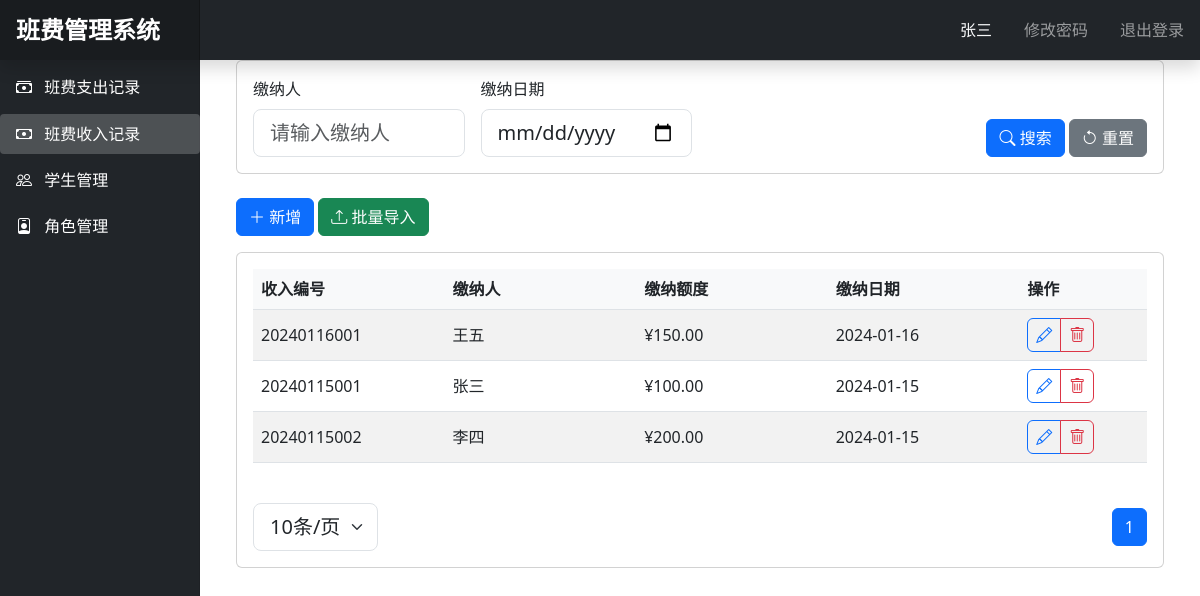
Screenshot of /income (signed in) with the database file from the repository.
### app.py (models this page shows, shortened)
class Student(db.Model):
    id = db.Column(db.Integer, primary_key=True)
    student_no = db.Column(db.String(20), unique=True, nullable=False)
    name = db.Column(db.String(50), nullable=False)
    phone = db.Column(db.String(20), nullable=False)
    email = db.Column(db.String(100), nullable=False)
    role = db.Column(db.String(20), nullable=False)
    status = db.Column(db.String(20), nullable=False, default='启用')
    password_hash = db.Column(db.String(120), nullable=False, default='123456')  # 添加密码字段
    created_at = db.Column(db.DateTime, default=datetime.utcnow)
    is_active = True
    is_authenticated = True
    is_anonymous = False

class Income(db.Model):
    id = db.Column(db.Integer, primary_key=True)
    income_no = db.Column(db.String(20), unique=True, nullable=False)  # 收入编号
    user = db.Column(db.String(50), nullable=False)  # 缴纳人
    amount = db.Column(db.Float, nullable=False)  # 缴纳额度
    date = db.Column(db.Date, nullable=False)  # 缴纳日期

### app.py (the view)
@app.route('/income')
@login_required
def income():
    page = request.args.get('page', 1, type=int)
    per_page = request.args.get('per_page', 10, type=int)
    query = Income.query
    user = request.args.get('user')
    if user:
        query = query.filter(Income.user.like(f'%{user}%'))
    date = request.args.get('date')
    if date:
        query = query.filter(Income.date == datetime.strptime(date, '%Y-%m-%d').date())
    query = query.order_by(Income.date.desc())
    pagination = query.paginate(page=page, per_page=per_page, error_out=False)
    incomes = pagination.items
    return render_template('income.html', incomes=incomes, pagination=pagination)

### app.py (called while the page is built)
@login_manager.user_loader
def load_user(user_id):
    return Student.query.get(int(user_id))

### templates/income.html (shortened to what this page needs)
{% extends "base.html" %}
{% block content %}
    <div class="container-fluid" style="max-width: 1600px; margin: 0 auto;">
        <div class="card mb-4">
            <div class="card-body">
                <form method="GET" class="row g-3 align-items-end">
                    <div class="col-md-3">
                        <label class="form-label fs-6">缴纳人</label>
                        <input type="text" class="form-control form-control-lg" name="user" placeholder="请输入缴纳人"
                               value="{{ request.args.get('user', '') }}">
                    </div>
                    <div class="col-md-3">
                        <label class="form-label fs-6">缴纳日期</label>
                        <input type="date" class="form-control form-control-lg" name="date"
                               value="{{ request.args.get('date', '') }}">
                    </div>
                    <div class="col-md-6 text-end">
                        <button type="submit" class="btn btn-primary">
                            <i class="bi bi-search"></i> 搜索
                        </button>
                        <a href="{{ url_for('income') }}" class="btn btn-secondary">
                            <i class="bi bi-arrow-counterclockwise"></i> 重置
                        </a>
                    </div>
                </form>
            </div>
        </div>
        <div class="mb-3">
            <button class="btn btn-primary" data-bs-toggle="modal" data-bs-target="#addIncomeModal">
                <i class="bi bi-plus-lg"></i> 新增
            </button>
            <button class="btn btn-success" data-bs-toggle="modal" data-bs-target="#importIncomeModal">
                <i class="bi bi-upload"></i> 批量导入
            </button>
        </div>
        <div class="card">
            <div class="card-body">
                <div class="table-responsive">
                    <table class="table table-striped table-hover">
                        <thead>
                        <tr>
                            <th style="width: 15%" class="fs-6">收入编号</th>
                            <th style="width: 15%" class="fs-6">缴纳人</th>
                            <th style="width: 15%" class="fs-6">缴纳额度</th>
                            <th style="width: 15%" class="fs-6">缴纳日期</th>
                            <th style="width: 10%" class="fs-6">操作</th>
                        </tr>
                        </thead>
                        <tbody>
                        {% for income in incomes %}
                            <tr data-id="{{ income.id }}">
                                <td class="text-truncate fs-6" style="max-width: 150px;">{{ income.income_no }}</td>
                                <td class="text-truncate fs-6" style="max-width: 150px;">{{ income.user }}</td>
                                <td class="text-truncate fs-6" style="max-width: 150px;">
                                    ¥{{ "%.2f"|format(income.amount) }}</td>
                                <td class="text-truncate fs-6"
                                    style="max-width: 150px;">{{ income.date.strftime('%Y-%m-%d') }}</td>
                                <td>
                                    <div class="btn-group">
                                        <button class="btn btn-outline-primary" onclick="editIncome({{ income.id }})"
                                                title="编辑">
                                            <i class="bi bi-pencil"></i>
                                        </button>
                                        <button class="btn btn-outline-danger" onclick="deleteIncome({{ income.id }})"
                                                title="删除">
                                            <i class="bi bi-trash"></i>
                                        </button>
                                    </div>
                                </td>
                            </tr>
                        {% endfor %}
                        </tbody>
                    </table>
                </div>
                <nav aria-label="Page navigation" class="mt-4">
                    <div class="d-flex justify-content-between align-items-center">
                        <div>
                            <select class="form-select form-select-lg d-inline-block w-auto"
                                    onchange="changePerPage(this.value)">
                                <option value="10" {% if request.args.get('per_page') == '10' %}selected{% endif %}>
                                    10条/页
                                </option>
                            </select>
                        </div>
                        <ul class="pagination mb-0">
                            {% for page in pagination.iter_pages() %}
                                {% if page %}
                                    <li class="page-item {% if page == pagination.page %}active{% endif %}">
                                        <a class="page-link"
                                           href="{{ url_for('income', page=page, user=request.args.get('user', ''), date=request.args.get('date', ''), per_page=request.args.get('per_page', 10)) }}">{{ page }}</a>
                                    </li>
                                {% else %}
                                    <li class="page-item disabled"><span class="page-link">...</span></li>
                                {% endif %}
                            {% endfor %}
                        </ul>
                    </div>
                </nav>
            </div>
        </div>
    </div>
{% endblock %}

### templates/base.html (shortened to what this page needs)
<!DOCTYPE html>
<html lang="zh">
<head>
    <link href="https://cdn.jsdelivr.net/npm/bootstrap@5.3.0/dist/css/bootstrap.min.css" rel="stylesheet">
    <link href="https://cdn.jsdelivr.net/npm/bootstrap-icons@1.7.2/font/bootstrap-icons.css" rel="stylesheet">
</head>
<body>
    <nav class="navbar navbar-dark sticky-top bg-dark flex-md-nowrap p-0 shadow">
        <a class="navbar-brand col-md-3 col-lg-2 me-0 px-3" href="#">班费管理系统</a>
        <div class="navbar-nav">
            <div class="nav-item text-nowrap d-flex align-items-center">
                <span class="nav-link px-3 text-light">{{ current_user.name }}</span>
                <a class="nav-link px-3" href="{{ url_for('change_password') }}">修改密码</a>
                <a class="nav-link px-3" href="/logout">退出登录</a>
            </div>
        </div>
    </nav>
    <div class="container-fluid">
        <div class="row">
            <nav id="sidebarMenu" class="col-md-3 col-lg-2 d-md-block bg-dark sidebar collapse">
                <div class="position-sticky pt-3">
                    <ul class="nav flex-column">
                        <li class="nav-item">
                            <a class="nav-link {% if request.endpoint == 'expenses' %}active{% endif %}"
                               href="{{ url_for('expenses') }}">
                                <i class="bi bi-cash-stack"></i>
                                班费支出记录
                            </a>
                        </li>
                        <li class="nav-item">
                            <a class="nav-link {% if request.endpoint == 'income' %}active{% endif %}"
                               href="{{ url_for('income') }}">
                                <i class="bi bi-cash"></i>
                                班费收入记录
                            </a>
                        </li>
                        <li class="nav-item">
                            <a class="nav-link {% if request.endpoint == 'students' %}active{% endif %}"
                               href="{{ url_for('students') }}">
                                <i class="bi bi-people"></i>
                                学生管理
                            </a>
                        </li>
                        <li class="nav-item">
                            <a class="nav-link {% if request.endpoint == 'roles' %}active{% endif %}"
                               href="{{ url_for('roles') }}">
                                <i class="bi bi-person-badge"></i>
                                角色管理
                            </a>
                        </li>
                    </ul>
                </div>
            </nav>
            <main class="col-md-9 ms-sm-auto col-lg-10 px-md-4">
                {% block content %}{% endblock %}
            </main>
        </div>
    </div>
</body>
</html>

### templates/base.html (style rules this page uses)
.sidebar { position: fixed; top: 0; bottom: 0; left: 0; z-index: 100; padding: 48px 0 0; box-shadow: inset -1px 0 0 rgba(0, 0, 0, .1); background-color: #343a40; }
.sidebar .nav-link { font-weight: 500; color: #fff; padding: 0.5rem 1rem; margin: 0.2rem 0; border-radius: 0.25rem; }
.sidebar .nav-link.active { background-color: rgba(255, 255, 255, .2); }
.sidebar .nav-link i { margin-right: 0.5rem; }
.navbar-brand { padding-top: .75rem; padding-bottom: .75rem; font-size: 1.5rem; font-weight: bold; background-color: rgba(0, 0, 0, .25); box-shadow: inset -1px 0 0 rgba(0, 0, 0, .25); }
.table th { background-color: #f8f9fa; }
.table td { vertical-align: middle; }
.btn-group .btn { padding: 0.25rem 0.5rem; }
.form-label { font-weight: 500; }

### rows the page displays
Student: name "张三"
Income: income_no "20240116001", user "王五", amount "150.00", date "2024-01-16"
Income: income_no "20240115001", user "张三", amount "100.00", date "2024-01-15"
Income: income_no "20240115002", user "李四", amount "200.00", date "2024-01-15"

### other values shown
{{ page }} "1"
